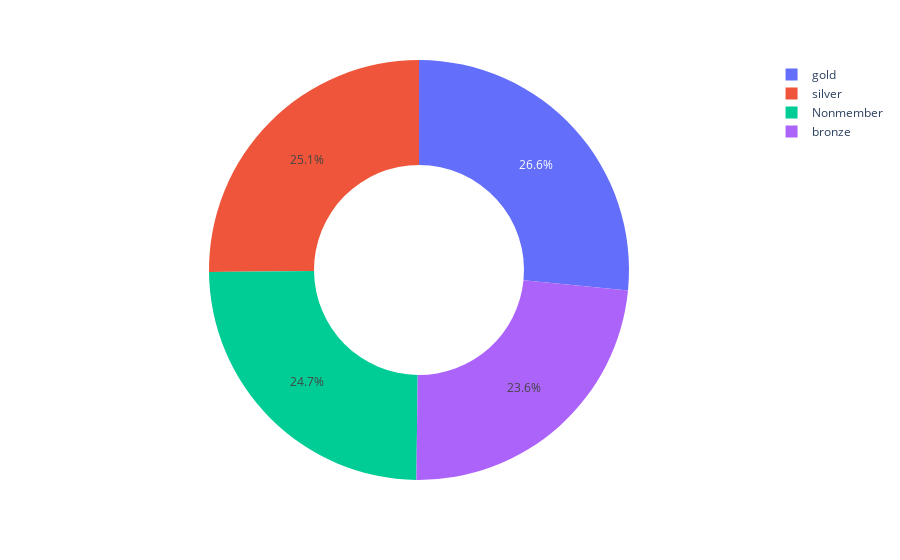

Notebook code for this chart:
### Code cell
visits[["state", "order_total"]].groupby("state").sum

### Figure 1 — Plotly figure (JSON) as saved in the notebook; plotly's stock layout.template omitted (floating-point values rounded to 4 significant figures)
{"data": [{"domain": {"x": [0, 1], "y": [0, 1]}, "hole": 0.5, "hovertemplate": "member_tier=%{label}<br>order_total=%{value}<extra></extra>", "labels": ["Nonmember", "bronze", "gold", "silver"], "legendgroup": "", "name": "", "showlegend": true, "type": "pie", "values": [201.6, 193.4, 217.1, 205.6]}], "layout": {"legend": {"tracegroupgap": 0}, "margin": {"t": 60}}}
